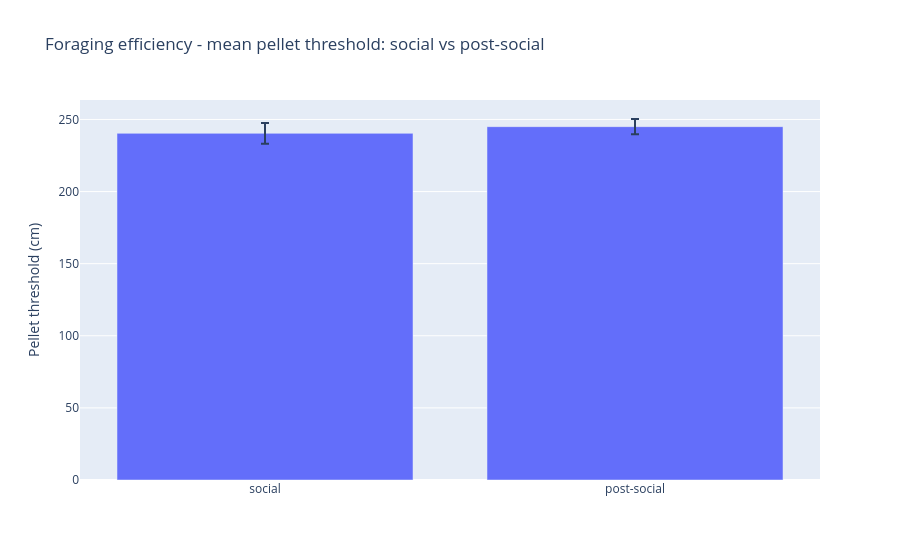

The cell this chart's notebook holds for it:
### Code cell
# Plotly bar plots of mean of social and post-social pellet thresholds with sem error bars
fig = go.Figure()
fig.add_trace(
    go.Bar(
        x=["social", "post-social"],
        y=[np.mean(all_postsocial_pellet_thresh), np.mean(all_social_pellet_thresh)],
        error_y={
            "type": "data",
            "array": [std_err_postsocial_pellet_thresh, std_err_social_pellet_thresh],
            "visible": True,
        },
    )
)

# Add title and y-axes
fig.update_layout(title="Foraging efficiency - mean pellet threshold: social vs post-social")
fig.update_yaxes(title_text="Pellet threshold (cm)")

fig.show()

# Save as svg
# fig.write_image("./figures/foraging_efficiency_mean_pellet_threshold_social_vs_post-social.svg")

### Figure 1 — Plotly figure (JSON) as saved in the notebook; plotly's stock layout.template omitted (floating-point values rounded to 4 significant figures)
{"data": [{"error_y": {"array": [7.186, 5.318], "type": "data", "visible": true}, "type": "bar", "x": ["social", "post-social"], "y": [240.4, 245.0]}], "layout": {"title": {"text": "Foraging efficiency - mean pellet threshold: social vs post-social"}, "yaxis": {"title": {"text": "Pellet threshold (cm)"}}}}
